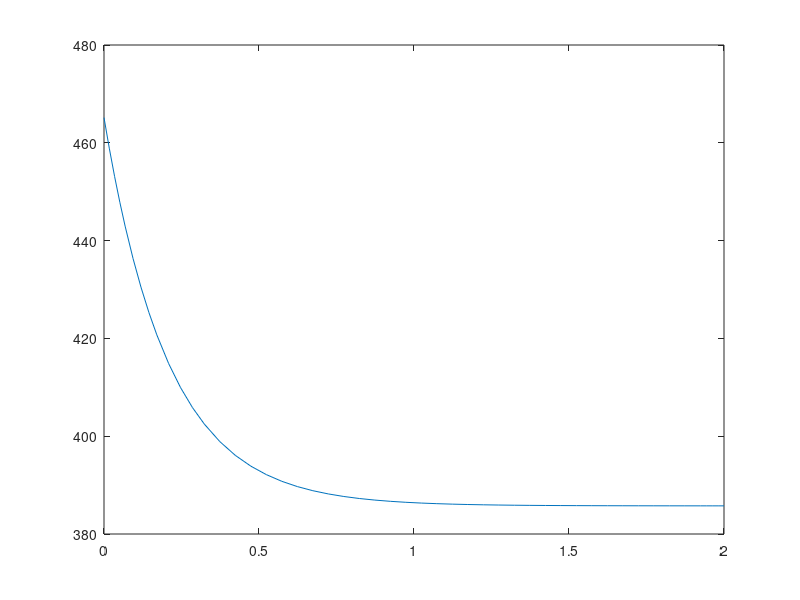

MATLAB code to generate this figure:
%% Assumtions
% Lumped liquid box with air film around. Only conduction i film
% No radiation
clc, clear, clf

T_t0_l = 365.15+100 %K
T_inf_a = 365.15+20.6 %K
C_p_l = 4.18   %Heat capacity water J/kg/K   %Funktion av temperaturen
density_l = 997 %kg/m^3
v_l = 250 *10^(-6) %m^3 
a_l= 2*pi*(7 *10^(-2))*9.5*10^(-2) %m^2
k_air= 0.6  %J/smK 
delta = 5*10^(-3) % m^2 Heat film thicknes

tspan = [0 2];


[t,y] = ode45(@(t,T) a_l*k_air/(C_p_l*density_l*v_l*delta)*(T_inf_a-T), tspan, T_t0_l);
plot(t,y)